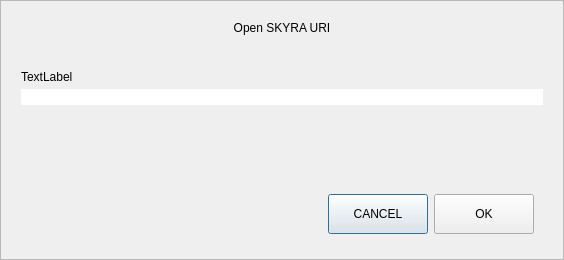
<?xml version="1.0" encoding="UTF-8"?>
<ui version="4.0">
 <class>OpenURIDialog</class>
 <widget class="QDialog" name="OpenURIDialog">
  <property name="geometry">
   <rect>
    <x>0</x>
    <y>0</y>
    <width>564</width>
    <height>260</height>
   </rect>
  </property>
  <property name="windowTitle">
   <string>Open URI</string>
  </property>
  <layout class="QVBoxLayout" name="verticalLayout">
   <property name="spacing">
    <number>0</number>
   </property>
   <property name="leftMargin">
    <number>0</number>
   </property>
   <property name="topMargin">
    <number>0</number>
   </property>
   <property name="rightMargin">
    <number>0</number>
   </property>
   <property name="bottomMargin">
    <number>0</number>
   </property>
   <item>
    <widget class="QFrame" name="frame">
     <property name="frameShape">
      <enum>QFrame::StyledPanel</enum>
     </property>
     <property name="frameShadow">
      <enum>QFrame::Raised</enum>
     </property>
     <layout class="QVBoxLayout" name="verticalLayout_2">
      <property name="spacing">
       <number>5</number>
      </property>
      <property name="leftMargin">
       <number>20</number>
      </property>
      <property name="topMargin">
       <number>20</number>
      </property>
      <property name="rightMargin">
       <number>20</number>
      </property>
      <property name="bottomMargin">
       <number>16</number>
      </property>
      <item>
       <widget class="QLabel" name="labelTitle">
        <property name="text">
         <string>Open SKYRA URI</string>
        </property>
        <property name="alignment">
         <set>Qt::AlignCenter</set>
        </property>
       </widget>
      </item>
      <item>
       <spacer name="verticalSpacer_2">
        <property name="orientation">
         <enum>Qt::Vertical</enum>
        </property>
        <property name="sizeType">
         <enum>QSizePolicy::Fixed</enum>
        </property>
        <property name="sizeHint" stdset="0">
         <size>
          <width>20</width>
          <height>30</height>
         </size>
        </property>
       </spacer>
      </item>
      <item>
       <widget class="QLabel" name="labelSubtitle">
        <property name="text">
         <string notr="true">TextLabel</string>
        </property>
       </widget>
      </item>
      <item>
       <layout class="QHBoxLayout" name="horizontalLayout">
        <property name="spacing">
         <number>0</number>
        </property>
        <item>
         <widget class="QValidatedLineEdit" name="uriEdit">
          <property name="styleSheet">
           <string notr="true">#uriEdit{
	border-top-right-radius:0px;
	border-bottom-right-radius:0px;
}</string>
          </property>
         </widget>
        </item>
       </layout>
      </item>
      <item>
       <spacer name="verticalSpacer">
        <property name="orientation">
         <enum>Qt::Vertical</enum>
        </property>
        <property name="sizeHint" stdset="0">
         <size>
          <width>20</width>
          <height>40</height>
         </size>
        </property>
       </spacer>
      </item>
      <item>
       <widget class="QWidget" name="widget" native="true">
        <property name="minimumSize">
         <size>
          <width>0</width>
          <height>50</height>
         </size>
        </property>
        <layout class="QHBoxLayout" name="horizontalLayout_2">
         <item>
          <spacer name="horizontalSpacer">
           <property name="orientation">
            <enum>Qt::Horizontal</enum>
           </property>
           <property name="sizeHint" stdset="0">
            <size>
             <width>289</width>
             <height>20</height>
            </size>
           </property>
          </spacer>
         </item>
         <item>
          <widget class="QPushButton" name="pushButtonCancel">
           <property name="minimumSize">
            <size>
             <width>100</width>
             <height>40</height>
            </size>
           </property>
           <property name="text">
            <string>CANCEL</string>
           </property>
          </widget>
         </item>
         <item>
          <widget class="QPushButton" name="pushButtonOK">
           <property name="minimumSize">
            <size>
             <width>100</width>
             <height>40</height>
            </size>
           </property>
           <property name="text">
            <string>OK</string>
           </property>
          </widget>
         </item>
        </layout>
       </widget>
      </item>
     </layout>
    </widget>
   </item>
  </layout>
 </widget>
 <customwidgets>
  <customwidget>
   <class>QValidatedLineEdit</class>
   <extends>QLineEdit</extends>
   <header>qvalidatedlineedit.h</header>
  </customwidget>
 </customwidgets>
 <resources/>
 <connections/>
</ui>
